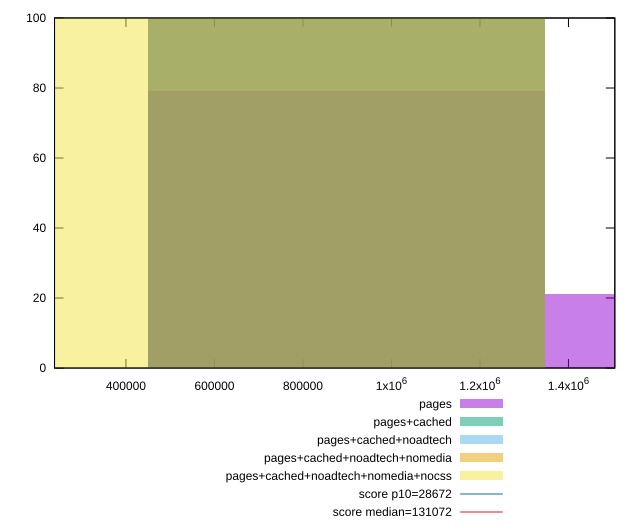

Source code (gnuplot):
reset

$pages <<EOF
898002.8645922163 79
1796005.7291844327 21
EOF

$pagesCached <<EOF
898002.8645922163 100
EOF

$pagesCachedNoadtech <<EOF
898002.8645922163 100
EOF

$pagesCachedNoadtechNomedia <<EOF
898002.8645922163 100
EOF

$pagesCachedNoadtechNomediaNocss <<EOF
0 100
EOF

set key outside below
set boxwidth 898002.8645922163
set xrange [238613.48333333334:1504757.1763964305]
set yrange [0:100]
set trange [0:100]
set style fill transparent solid 0.5 noborder

set parametric
set terminal svg size 640, 530 enhanced background rgb 'white'
set output "report_00018_2021-02-10T15-25-16.877Z/uses-long-cache-ttl/comparison/histogram/all_raw.svg"

plot $pages title "pages" with boxes, \
     $pagesCached title "pages+cached" with boxes, \
     $pagesCachedNoadtech title "pages+cached+noadtech" with boxes, \
     $pagesCachedNoadtechNomedia title "pages+cached+noadtech+nomedia" with boxes, \
     $pagesCachedNoadtechNomediaNocss title "pages+cached+noadtech+nomedia+nocss" with boxes, \
     28672,t title "score p10=28672", \
     131072,t title "score median=131072"

reset
